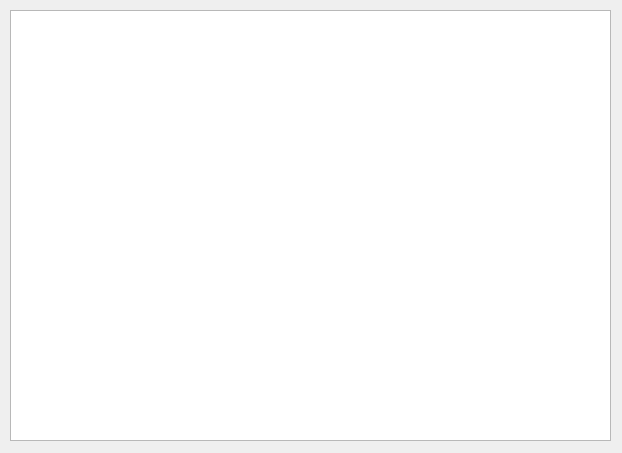
<?xml version="1.0" encoding="UTF-8"?>
<ui version="4.0">
 <class>Form</class>
 <widget class="QWidget" name="Form">
  <property name="geometry">
   <rect>
    <x>0</x>
    <y>0</y>
    <width>622</width>
    <height>453</height>
   </rect>
  </property>
  <property name="windowTitle">
   <string>Form</string>
  </property>
  <widget class="QWidget" name="gridLayoutWidget">
   <property name="geometry">
    <rect>
     <x>10</x>
     <y>10</y>
     <width>601</width>
     <height>431</height>
    </rect>
   </property>
   <layout class="QGridLayout" name="gridLayout">
    <item row="0" column="0">
     <widget class="QGraphicsView" name="graphicsView"/>
    </item>
   </layout>
  </widget>
 </widget>
 <resources/>
 <connections/>
</ui>
